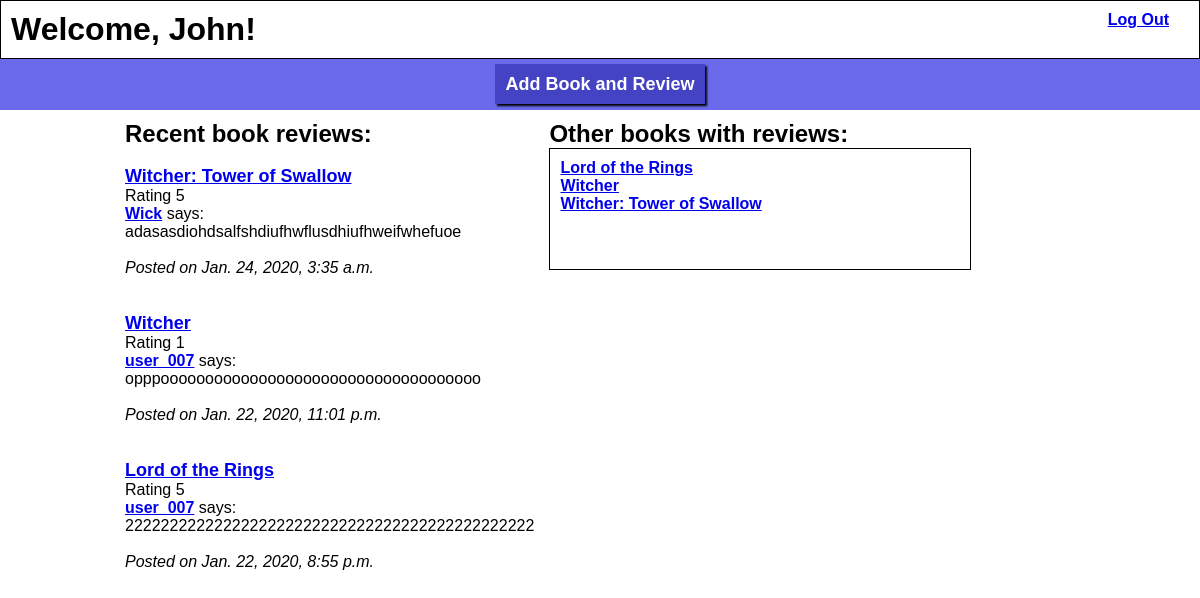
Page /books/ (signed in) on the committed database.
### login_app/models.py (models this page shows)
class User(models.Model):
    first_name = models.CharField(max_length = 255)
    alias = models.CharField(max_length = 255)
    email = models.CharField(max_length = 384)
    password = models.CharField(max_length = 60)
    objects = UserManager()
    created_at = models.DateTimeField(auto_now_add = True)
    updated_at = models.DateTimeField(auto_now = True)

### book_reviews_app/models.py (models this page shows)
class Review(models.Model):
    content = models.TextField()
    rating = models.IntegerField()
    user = models.ForeignKey(User, related_name = "reviews", on_delete = models.CASCADE)
    book = models.ForeignKey(Book, related_name = "reviews", on_delete = models.CASCADE)
    created_at = models.DateTimeField(auto_now_add = True)
    updated_at = models.DateTimeField(auto_now = True)
    objects = ReviewManager()

class Book(models.Model):
    title = models.CharField(max_length = 100)
    author = models.ForeignKey(Author, related_name = "books", on_delete = models.CASCADE)
    created_at = models.DateTimeField(auto_now_add = True)
    updated_at = models.DateTimeField(auto_now = True)
    objects = BookManager()

### book_reviews_app/views.py (the view)
# urls.py: path('', views.books_home),
def books_home(request):
    context = {
        "reviews":Review.objects.all().order_by("-created_at")[0:3],
        "books_with_reviews":Book.objects.all()
    }
    return render(request, "books_home.html", context)

### book_reviews_app/templates/books_home.html (shortened to what this page needs)
<!DOCTYPE html>
<html lang="en">
<head>
    {% load static %}
    <link rel="stylesheet" type="text/css" href="{% static 'books_style.css' %}">
</head>
<body>
    <header>
        <h1>Welcome, {{request.session.first_name}}!</h1>
        <a href="/books/logout">Log Out</a>
    </header>
    <nav>
        <a class="navigate_links" href="/books/add">Add Book and Review</a>
    </nav>
    <div id="wrapper">
        <main>
            <div class="review">
                <h2>Recent book reviews:</h2><br>
                {% for review in reviews %}
                    <a style="font-size: 18px;" href="/books/{{review.book.id}}">{{review.book.title}}</a>
                    <p>Rating {{review.rating}}</p>
                    <a href="/books/user/{{review.user.id}}">{{review.user.alias}}</a> says:
                    <p>{{review.content}}</p><br>
                    <p style="font-style: italic;">Posted on {{review.updated_at}}</p><br><br>
                {% endfor %}
            </div>
            <div class="review">
                <h2>Other books with reviews:</h2>
                <div id="list_of_books">
                    {% for book in books_with_reviews %}
                        <a href="/books/{{book.id}}">{{book.title}}</a><br>
                    {% endfor %}
                </div>
            </div>
        </main>
    </div>
</body>
</html>

### login_app/static/books_style.css (style rules this page uses)
* { margin: 0px; padding: 0px; vertical-align: top; text-align: left; font-family: sans-serif; }
html, body { margin: 0px; height: 100%; }
#wrapper { height: 100%; }
main { margin: 0px auto; width: 970px; }
a { font-weight: bold; }
#list_of_books { padding: 10px; border: 1px solid black; overflow-y: auto; overflow-x: hidden; display: inline-block; width: 400px; min-height: 100px; }
.review, .info { width: 400px; display: inline-block; padding: 10px; }
nav { margin: 0px; padding: 15px; text-align: center; background-color: rgb(106, 106, 235); }
.navigate_links { text-decoration: none; font-weight: bold; font-size: 18px; color: white; padding: 10px; background-color: rgb(67, 67, 195); box-shadow: 2px 2px 2px black; }
header a, header h1 { display: inline-block; vertical-align: middle; }
header a { float: right; margin-right: 20px; }
header { margin: 0px; padding: 10px; border:1px solid black; }

### rows in the picture
User: session.first_name "John"
Review: book "Witcher: Tower of Swallow", rating "5", user.alias "Wick", content "adasasdiohdsalfshdiufhwflusdhiufhweifwhefuoe", updated_at "Jan. 24, 2020, 3:35 a.m."
Review: book "Witcher", rating "1", user.alias "user_007", content "opppoooooooooooooooooooooooooooooooooooo", updated_at "Jan. 22, 2020, 11:01 p.m."
Review: book "Lord of the Rings", rating "5", user.alias "user_007", content "2222222222222222222222222222222222222222222222", updated_at "Jan. 22, 2020, 8:55 p.m."
Book: title "Lord of the Rings"
Book: title "Witcher"
Book: title "Witcher: Tower of Swallow"
